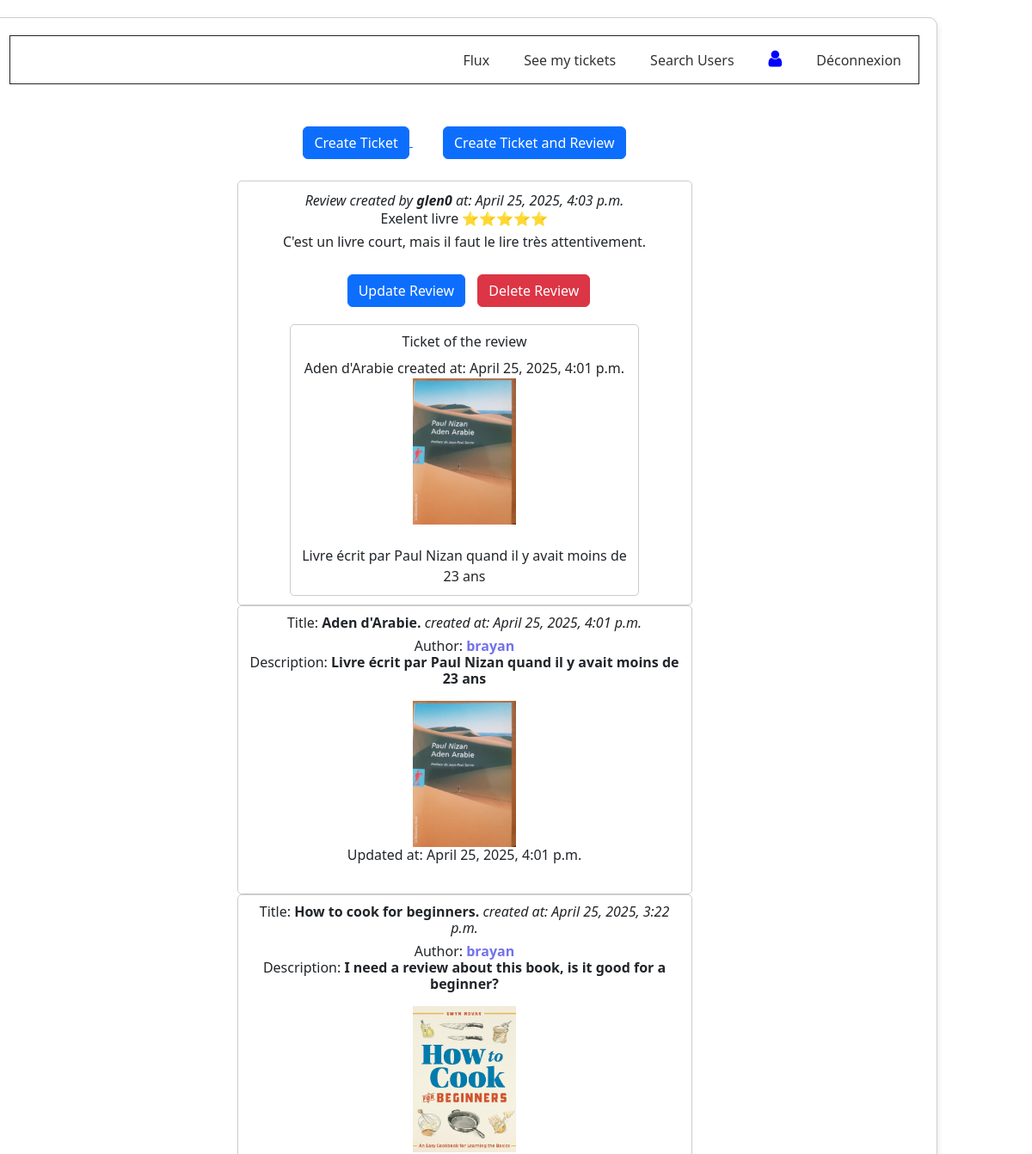
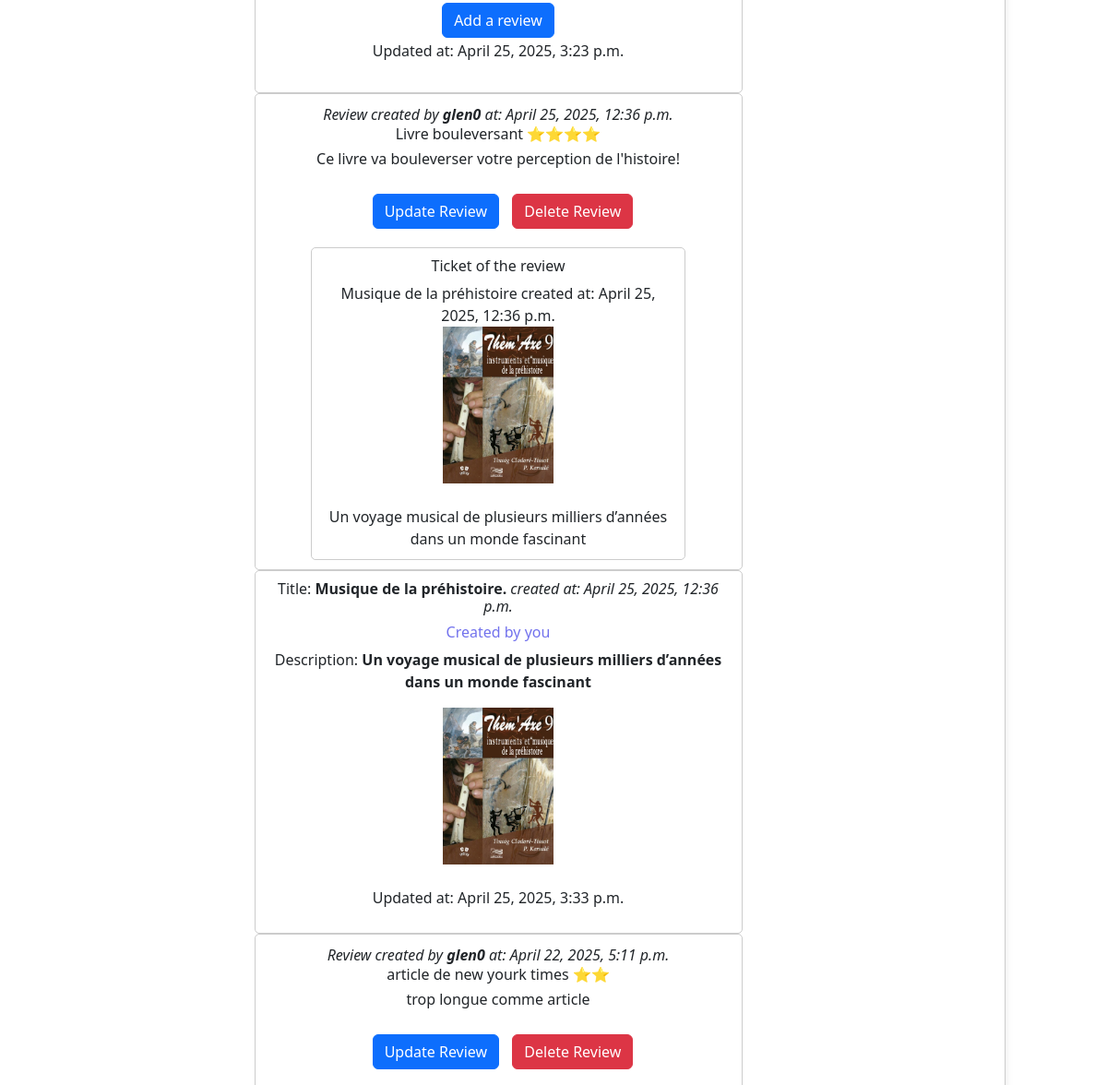
The app's page /flux/ (signed in, upper part), older data (2 pictures, top to bottom).
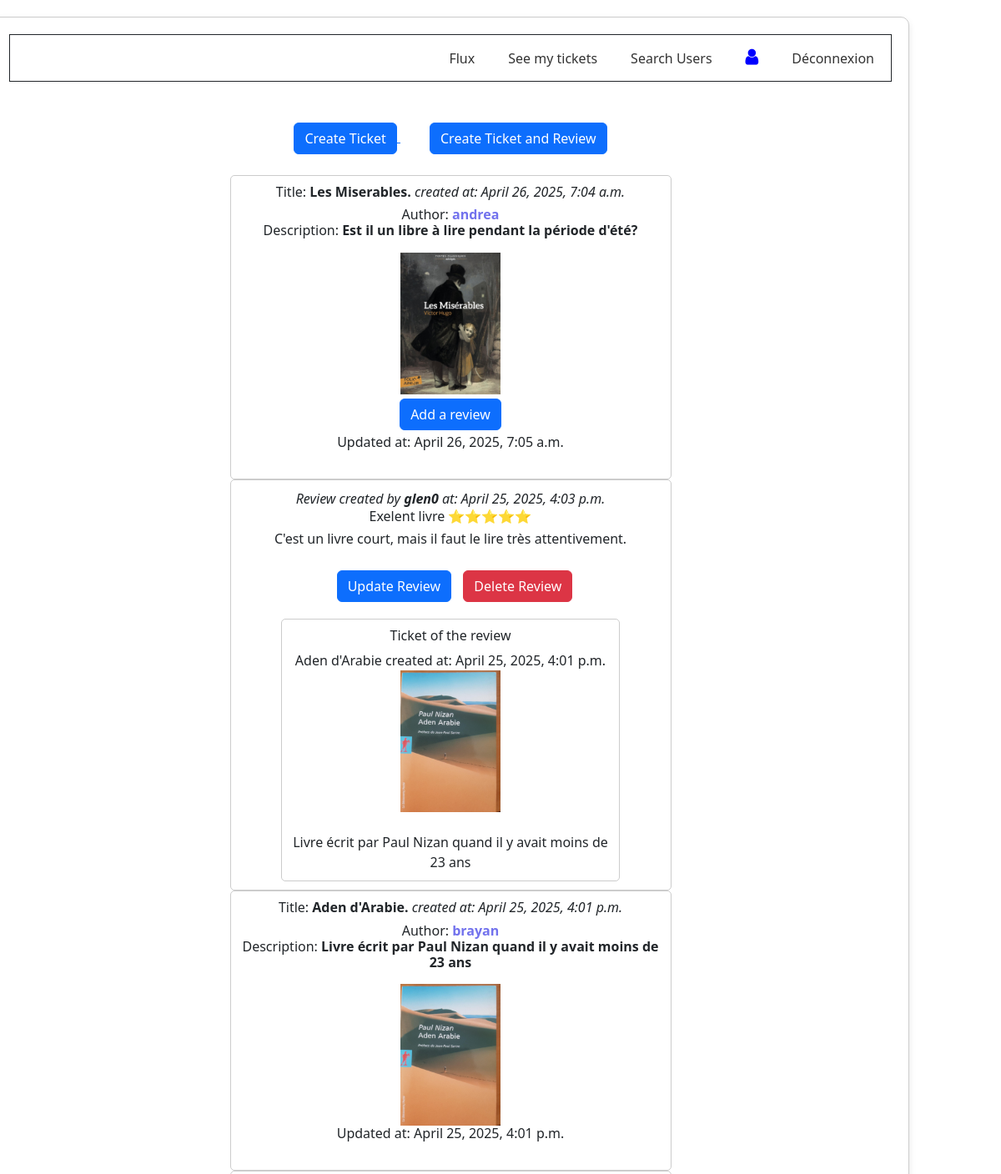
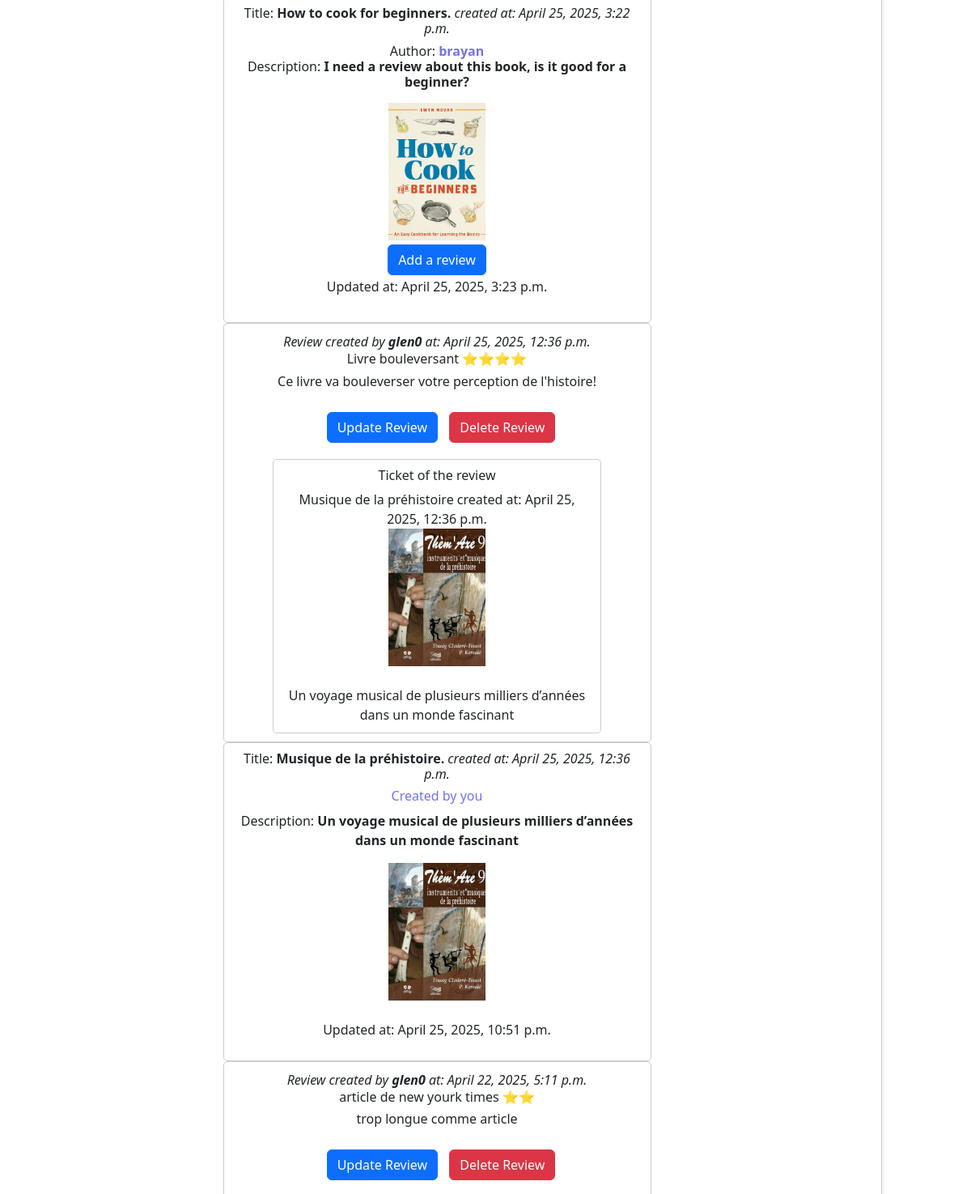
The same page, newer data (2 pictures, top to bottom).
### book_critics_core/models.py (models this page shows)
class Review(models.Model):
    uuid = models.UUIDField(primary_key=True,
                            unique=True,
                            default=uuid4,
                            editable=False)
    user = models.ForeignKey(settings.AUTH_USER_MODEL,
                             on_delete=models.CASCADE,
                             related_name='review',
                             verbose_name='utilisateur'
                             )
    ticket = models.ForeignKey(Ticket, on_delete=models.CASCADE,
                               unique=True,
                               related_name='review',
                               verbose_name='billet')
    rating = models.PositiveSmallIntegerField(max_length=1024,
                                              validators=[
                                                  MinValueValidator(0),
                                                  MaxValueValidator(5)
                                                  ])
    headline = models.CharField(max_length=128)
    body = models.TextField(max_length=8192)
    time_created = models.DateTimeField(auto_now_add=True)

class CustomUser(AbstractUser):
    uuid = models.UUIDField(primary_key=True,
                            unique=True,
                            default=uuid4,
                            editable=False)
    email = models.EmailField(max_length=100,
                              unique=True,
                              blank=True,
                              null=True,
                              verbose_name='email')

class Ticket(models.Model):
    uuid = models.UUIDField(primary_key=True,
                            unique=True,
                            default=uuid4,
                            editable=False)
    user = models.ForeignKey(settings.AUTH_USER_MODEL,
                             on_delete=models.CASCADE,
                             related_name='ticket',
                             verbose_name='utilisateur'
                             )
    description = models.TextField(max_length=350)
    title = models.CharField(max_length=128)
    image = models.ImageField(upload_to='images/')
    time_created = models.DateTimeField(auto_now_add=True)
    time_updated = models.DateTimeField(auto_now=True, blank=True, null=True)

### book_critics_core/views.py (the view)
# urls.py: path('flux/', views.flux, name='flux'),
@login_required(login_url='http://localhost:8000')
def flux(request):
    user = request.user
    followed = UserFollows.objects.filter(user=user)
    all_tickets = Ticket.objects.filter(Q(user=user) |
                                        Q(user__in=followed.values_list(
                                              'followed_user',
                                              flat=True)))
    all_tickets.order_by('-time_created')
    following = user.following.all()
    following = [u.followed_user for u in following]
    following.append(user)
    reviews2_others = Review.objects.filter(user__in=following)
    reviews2_others.order_by('-time_created')
    tickets_revies = list(chain(all_tickets, reviews2_others))
    ticks_revs_sorted = sorted(tickets_revies,
                               key=lambda obj: obj.time_created,
                               reverse=True
                               )
    tickets_reviews = []
    for tic_rev in ticks_revs_sorted:
        if hasattr(tic_rev, 'title'):
            tickets_reviews.append((tic_rev, 'T'))
        else:
            tickets_reviews.append((tic_rev, 'R'))
    reviw_form = ReviewForm(request.POST or None)
    return render(request, 'tickets/flux.html',
                  {'tickets_reviews': tickets_reviews,
                   'form': reviw_form
                   }
                  )

### book_critics_core/templates/tickets/flux.html (shortened to what this page needs)
{% extends 'base/base.html' %}
{% load static %}
{% block content %}
{% include 'base/navbar.html' %}
<div class="col" style="margin: 25px;">
        <a href="{% url 'ticket' %}" style="margin-right: 35px;">
            <button type="submit" class="btn btn-primary">
                Create Ticket
            </button>
        </a>
        <a href="{% url 'ticketreview' %}">
            <button type="submit" class="btn btn-primary">
                Create Ticket and Review
            </button>
        </a>
</div>
{% for tr in tickets_reviews %}
    {% if tr.1 == 'R' %}
    <div clas="flux-container" style="border: 1px solid #ccc; padding: 10px; border-radius: 5px;
    width: 50%; margin: auto; display: flex; flex-direction: column;
    align-items: center;">
            <h8> <i>Review created by <b>{{tr.0.user.username}}</b> at: {{tr.0.time_created}}</i></h8>
            <h6>{{tr.0.headline}} {{ "⭐⭐⭐⭐⭐"|slice:tr.0.rating }}</h6>
            <h6>{{tr.0.body}}</h6>
            {% if tr.0.user == request.user %}
                <div class="col" style="margin: 10px;">
                    <button onclick="openDialogBox('update-rev{{tr.0.pk}}')"
                    class="btn btn-primary" style="margin: 10px;">
                        Update Review
                    </button>
                    <button class="btn btn-danger"
                    data-bs-toggle="modal" data-bs-target="#exampleModal"
                    onclick="openDialogBox('delete-rev{{tr.0.pk}}')">
                        Delete Review
                    </button>
                </div>
            {% endif %}
        <div style="border: 1px solid #ccc; padding: 10px; border-radius: 5px;
        width: 80%; margin: auto; display: flex; flex-direction: column;
        align-items: center;">
            <h6>Ticket of the review</h6>
            <h7>{{tr.0.ticket.title}} created at: {{tr.0.ticket.time_created}}</h7>
            {% if tr.0.ticket.image %}
                <img src="{{ tr.0.ticket.image.url }}" class="ticket-image">
            {% else %}
            <h7>No image avaiable for this ticket</h7>
            {% endif %}
            <h7>{{tr.0.ticket.description}}</h7>
        </div>
    </div>
    {% else %}
    <div style="border: 1px solid #ccc; padding: 10px; border-radius: 5px;
         width: 50%; margin: auto; display: flex; flex-direction: column;
         align-items: center;">
        <h6>Title: <b>{{tr.0.title}}. </b> <i>created at: {{tr.0.time_created}}</i></h6>
        {% if request.user == tr.0.user %}
            <h6 style="color: rgb(114, 114, 237);">Created by you</h6>
        {% else %}
            <h6>Author: <b style="color: rgb(114, 114, 237);">
                {{tr.0.user.username}} </b>
        {% endif %}
            <p>Description: <b>{{tr.0.description}}</b></p>
        {% if tr.0.image and tr.0.image.url %}
            <img src="{{ tr.0.image.url }}" alt="{{tr.0.title}} img"
                class="ticket-image"
            ></br>
        {% else %}
            <p>No image available</p></br>
        {% endif %}
        {% if not tr.0.review.all %}
        <button class="btn btn-primary" onclick="openDialogBox('create-rev{{tr.0.pk}}')"
            data-bs-toggle="modal" data-bs-target="#exampleModal"
            style="margin: 5px;"
            >
            Add a review
        </button></br>
        {% endif%}
        {% if tr.0.time_updated %}
            <p>Updated at: {{tr.0.time_updated}}</p>
        {% endif %}
        {% endif %}
    </div>
{% endfor %}
{% endblock %}

### book_critics_core/templates/base/base.html (shortened to what this page needs)
{% load static %}
<!DOCTYPE html>
<html lang="en">
<head>
    <link href="https://cdn.jsdelivr.net/npm/bootstrap@5.3.0/dist/css/bootstrap.min.css" rel="stylesheet">
    <link rel="stylesheet" href="{% static 'css/main.css' %}">
    <link
    rel="stylesheet"
    href="https://cdnjs.cloudflare.com/ajax/libs/font-awesome/6.5.0/css/all.min.css"
    />
</head>
<body>
    <container>
    <main>
        {% block content %}{% endblock %}
    </main>
    </container>
</body>
</html>

### book_critics_core/templates/base/navbar.html (shortened to what this page needs)
{% load static %}
<head>
    <link rel="stylesheet"
     href="https://cdnjs.cloudflare.com/ajax/libs/font-awesome/4.7.0/css/font-awesome.min.css">
</head>
<nav class="navbar">
    <a href="{% url 'flux' %}">Flux</a>
    {% if request.user.is_authenticated %}
    <a href="{% url 'my_tickets' request.user.pk %}">
        See my tickets
    </a>
    {% endif %}
    <a href="{% url 'all_users' %}">Search Users</a>
    <a href="{% url 'profile' %}">
        <i class="fa fa-solid fa-user"
         style="font-size:22px;color:blue"></i>
    </a>
    {% if request.user.is_authenticated %}
        <a href="{% url 'logout' %}">Déconnexion</a>
    {% else %}
        <a href="/">Login</a>
    {% endif %}
</nav>

### book_critics_core/static/css/main.css (style rules this page uses)
body { display: flex; height: 100%; width: 90%; flex-direction: column; justify-content: center; align-items: center; text-align: center; margin: 0; }
main { border: 1px solid #ccc; width: 80%; min-width: 1100px; max-width: 1700px; margin-top: 20px; padding: 20px; box-shadow: 0 4px 8px rgba(0,0,0,0.1); border-radius: 10px; }
.ticket-image { width: 120px; height: 170px; object-fit: cover; }
.navbar { display: flex; justify-content: flex-end; gap: 20px; padding: 10px; border-style: solid; border-width: thin; }
.navbar a { text-decoration: none; color: #333; padding: 5px 10px; border-radius: 6px; transition: background-color 0.3s ease; font-weight: 500; }

Row changes from the older to the newer data that the page shows:
added Ticket: title "Les Miserables", time_created "April 26, 2025, 7:04 a.m.", user.username "andrea", description "Est il un libre à lire pendant la période d'été?", image (picture), time_updated "April 26, 2025, 7:05 a.m."
changed Ticket "Musique de la préhistoire": time_updated "April 25, 2025, 3:33 p.m." → "April 25, 2025, 10:51 p.m."
